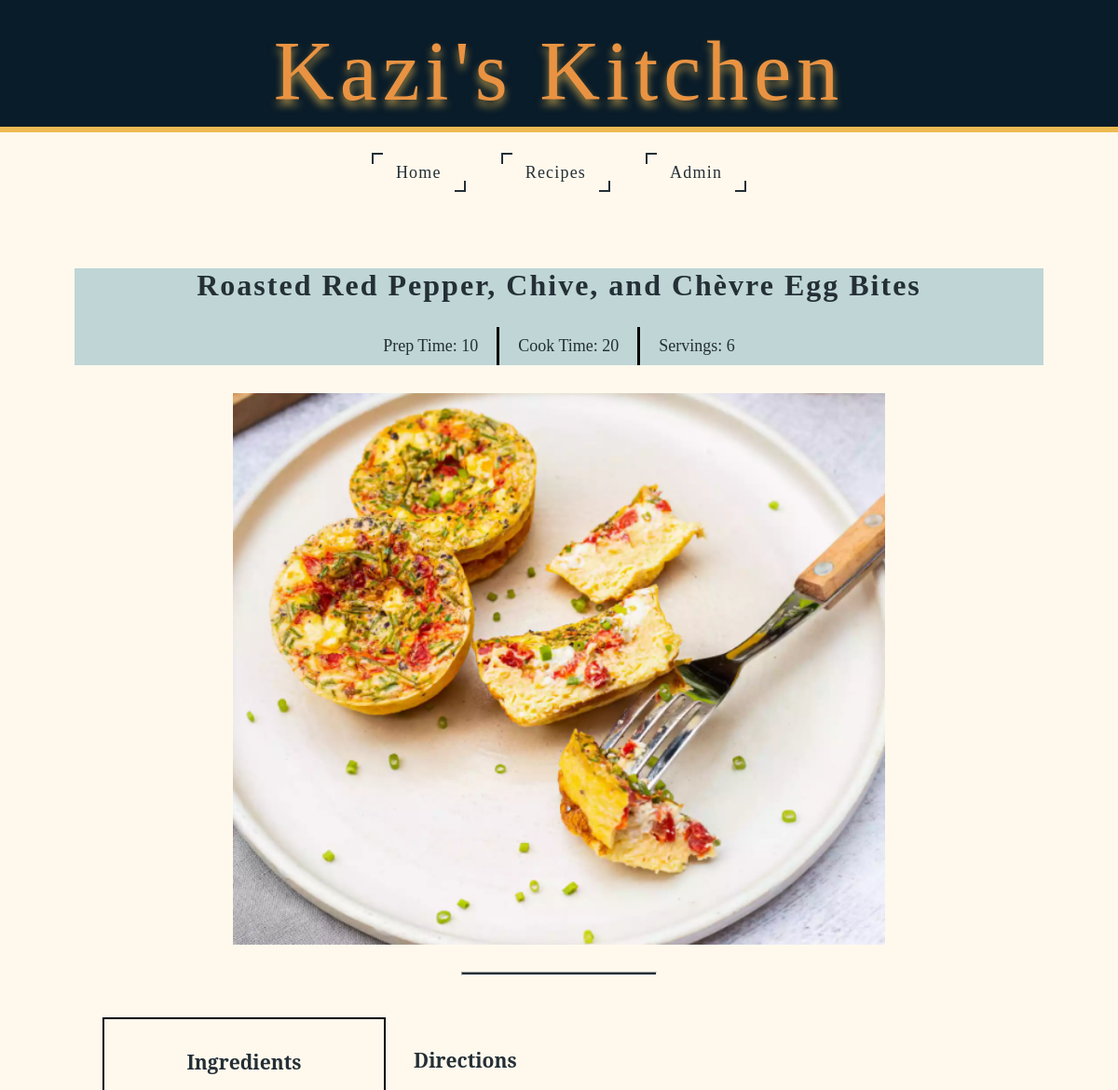
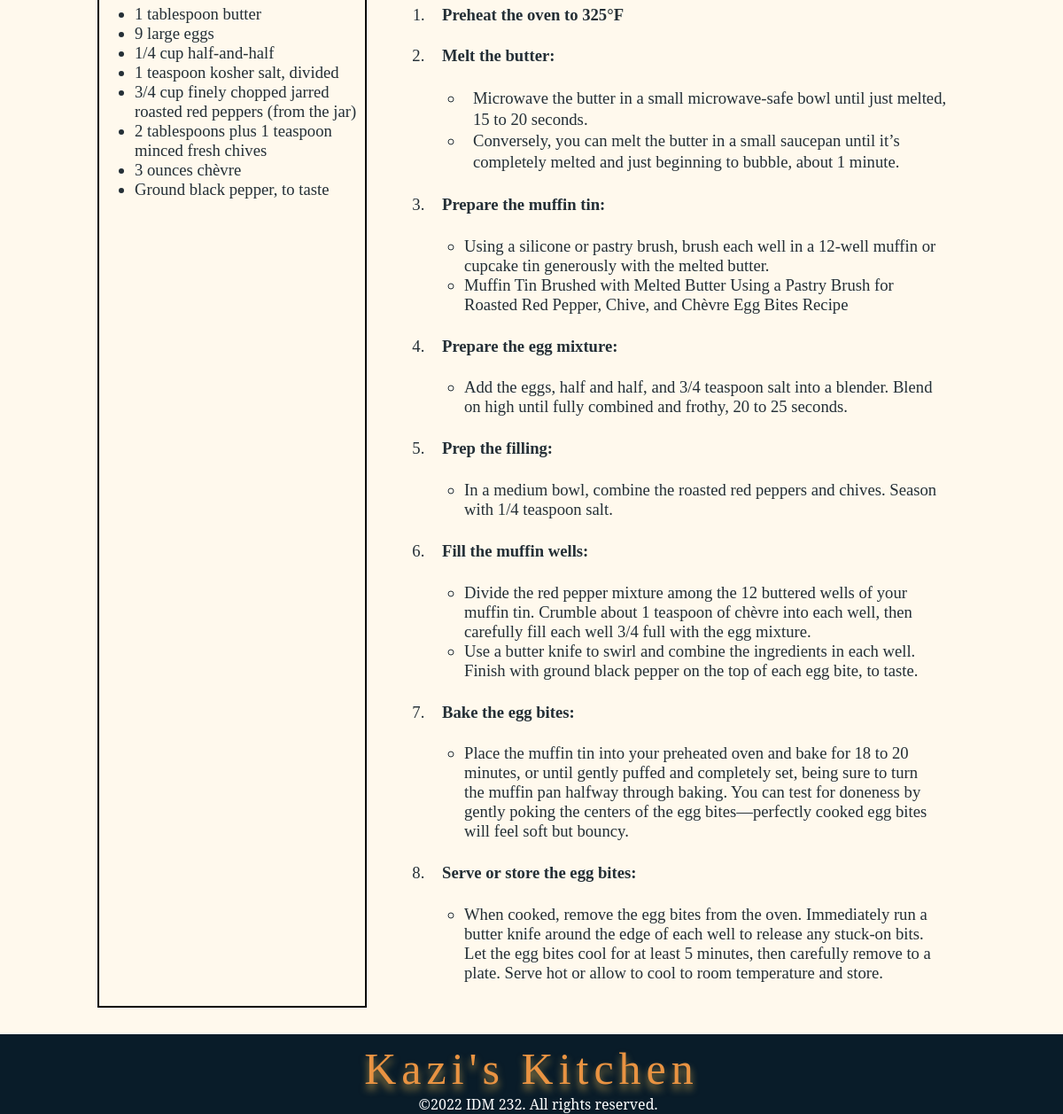
Screenshot of /final/recipeDetail.php?id=16 with the database file from the repository (2 pictures, top to bottom).
### tables this page shows
CREATE TABLE `recipe` (
  `id` int(11) NOT NULL,
  `recipe_name` text NOT NULL,
  `servings` int(11) NOT NULL,
  `cook_time` int(11) NOT NULL,
  `prep_time` int(11) NOT NULL,
  `description` longtext NOT NULL,
  `ingredients` longtext NOT NULL,
  `directions` longtext NOT NULL,
  `image_path` varchar(250) NOT NULL
);

### final/.env.local.php (called while the page is built)
<?php
$APP_CONFIG = [
    'environment' => 'development',
    'site_name' => 'Kazi\s Kitchen',
    'site_url' => 'http://localhost/idm232/idm232-sfs76/final',
    'database_host' => 'localhost',
    'database_user' => 'root',
    'database_pass' => '',
    'database_name' => 'local_idm232_01'
];
?>

### final/_includes/helper-functions.php (called while the page is built, shortened)
<?php
function site_url()
{
    global $APP_CONFIG;
    return $APP_CONFIG['site_url'];
}
?>

### final/recipeDetail.php (the view, shortened to what this page needs)
<?php
include_once __DIR__ . '/app.php';
include_once __DIR__ . '/_components/header.php';
?>
<?php
$query = "SELECT * FROM recipe WHERE id = {$_GET['id']}";
$result = mysqli_query($db_connection, $query);
?>
<?php
    $site_url = site_url();
    while ($recipe = mysqli_fetch_array($result)) {
        echo "
            <div class='midSection'>
                <div class='recipeDetailTop text-center'>
                    <h2 class='recipeDetailTitle'>{$recipe['recipe_name']}</h2>
                    <div class='recipeDetailTimes'>
                        <div class='recipeDetailTimesContent'>
                            <p class='recipeDetailTimesItem ffArchitectsDaughter'> Prep Time: {$recipe['prep_time']}</p>
                            <p class='recipeDetailTimesItem ffArchitectsDaughter specialBorder'> Cook Time: {$recipe['cook_time']}</p>
                            <p class='recipeDetailTimesItem ffArchitectsDaughter'> Servings: {$recipe['servings']}</p>
                        </div>
                    </div>
                </div>
                <img class='featureImage center responsive' width='500px' height='500px' src='{$site_url}/{$recipe['image_path']}' alt='#'>
                <hr class='hr_30'>
                <div class='recipeBottom'>
                    <div class='ingredients'>
                        <h3> Ingredients </h3>
                        <p class=''>{$recipe['ingredients']}</p>
                    </div>
                    <div class='directions'>
                        <h3> Directions </h3>
                        <p class=''>{$recipe['directions']}</p>
                    </div>
                </div>
            </div>
        ";
    }
?>
          <?php include_once __DIR__ . '/_components/footer.php';

### rows the page displays
recipe: recipe_name "Roasted Red Pepper, Chive, and Chèvre Egg Bites", prep_time "10", cook_time "20", servings "6", ingredients "1 tablespoon butter 9 large eggs 1/4 cup half-and-half 1 teaspoon kosher salt, divided 3/4 cup finely chopped jarred roasted red peppers (from the jar) 2 tablespoons plus 1 teaspoon minced fresh chives 3 ounces chèvre Ground black pepper, to taste", directions "Preheat the oven to 325°F Melt the butter: Microwave the butter in a small microwave-safe bowl until just melted, 15 to 20 seconds. Conversely, you can melt the butter in a small saucepan until it’s completely melted and just beginning to bubble, about 1 minute. Prepare the muffin tin: Using a silicone or pastry brush, brush each well in a 12-well muffin or cupcake tin generously with the melted butter. Muffin Tin Brushed with Melted Butter Using a Pastry Brush for Roasted Red Pepper, Chive, and Chèvre Egg Bites Recipe Prepare the egg mixture: Add the eggs, half and half, and 3/4 teaspoon salt into a blender. Blend on high until fully combined and frothy, 20 to 25 seconds. Prep the filling:…"
